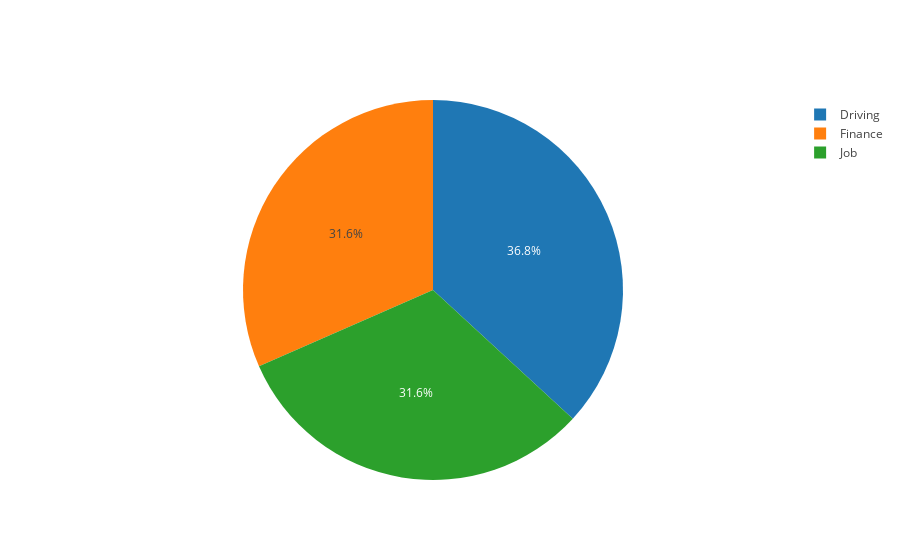

The code cell stored with this chart in its notebook:
### Markdown cell above
## Plot examples
The following are some example of the types of plots that the system is capable of generating.  These plots utilize off-the-shelf visualization libraries and can be easily modified and/or extended for other datastreams.  Since stress is a core component of MD2K's research, it has been included within the Cerebral Cortex platform for direct use and these examples will utilize it for demonstration purposes.

### Pie Chart
In this example, the data is grouped into the major stressor categories, _Job, Driving, Finance, and Health_, and the relative breakdown of events are shown within the chart.  If you place your mouse cursor over the pie chart sections, you can see the actual number of events and a category label appear.  Try clicking on one or more of the labels in the legend on the right to disable/enable the data on the graph.

### Code cell
stress_stream.plot_stress_pie()

### Figure 1 — Plotly figure (JSON) as saved in the notebook; plotly's stock layout.template omitted (floating-point values rounded to 4 significant figures)
{"data": [{"labels": ["Driving", "Finance", "Job"], "type": "pie", "uid": "f3a57b73-61a8-4fa0-8878-424d2c55f9e3", "values": [7, 6, 6]}], "layout": {"autosize": true}}
